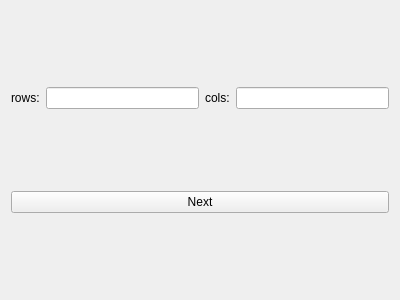
<?xml version="1.0" encoding="UTF-8"?>
<ui version="4.0">
 <class>SizeSelect</class>
 <widget class="QWidget" name="SizeSelect">
  <property name="enabled">
   <bool>true</bool>
  </property>
  <property name="geometry">
   <rect>
    <x>0</x>
    <y>0</y>
    <width>400</width>
    <height>300</height>
   </rect>
  </property>
  <property name="sizePolicy">
   <sizepolicy hsizetype="Preferred" vsizetype="Preferred">
    <horstretch>0</horstretch>
    <verstretch>0</verstretch>
   </sizepolicy>
  </property>
  <property name="windowTitle">
   <string>Form</string>
  </property>
  <layout class="QGridLayout" name="gridLayout">
   <item row="0" column="0">
    <layout class="QHBoxLayout" name="horizontalLayout">
     <item>
      <widget class="QLabel" name="rows_label">
       <property name="text">
        <string>rows:</string>
       </property>
      </widget>
     </item>
     <item>
      <widget class="QLineEdit" name="rows_edit"/>
     </item>
     <item>
      <widget class="QLabel" name="cols_label">
       <property name="text">
        <string>cols:</string>
       </property>
      </widget>
     </item>
     <item>
      <widget class="QLineEdit" name="cols_edit"/>
     </item>
    </layout>
   </item>
   <item row="1" column="0">
    <widget class="QPushButton" name="nextButton">
     <property name="text">
      <string>Next</string>
     </property>
    </widget>
   </item>
  </layout>
 </widget>
 <resources/>
 <connections/>
</ui>
